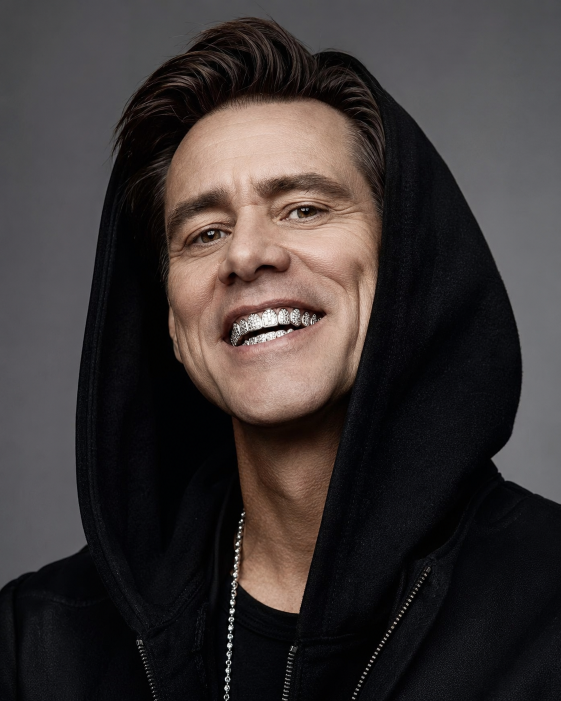
#> input picture python/inputs/4449d68b-e3a9-4799-805b-c3d3a8da2153.png, 1122 x 1402 px (shown at 1/2 size)
$ python -i main.py   (imports and definitions only)
#> lines starting #> are read from the running program, lines starting #| are printed output that depends on the picture
from audio_in import (mp3_to_fxp, mp3_to_numpy_spectrogram, mic_to_spectrogram,
                      TARGET_FS, SPEC_N_FFT, SPEC_HOP)


# [66 lines left out: functions visualize_video, visualize_image, not called in this run]


def _circular_image(path: str, size: int = 256):
    """Load an image, center-crop to square, and mask it to a circle (alpha
    zeroed outside the circle) so it drops cleanly into the polar hole."""
#> called with size = 256
    import numpy as np
    from PIL import Image

    img = Image.open(path).convert("RGBA")
    w, h = img.size
#> w = 1122; h = 1402
    side = min(w, h)
#> side = 1122
    left, top = (w - side) // 2, (h - side) // 2
#> left = 0; top = 140
    img = img.crop((left, top, left + side, top + side)).resize((size, size))
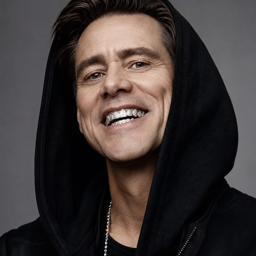
#> img: PIL image 256x256 RGBA; mean R, G, B, A 64.1, 56.2, 54.7, 255

    arr = np.array(img).astype(np.float64) / 255.0
    yy, xx = np.mgrid[0:size, 0:size]
    c = (size - 1) / 2
    r = np.sqrt((xx - c) ** 2 + (yy - c) ** 2)
    arr[..., 3] *= r <= size / 2
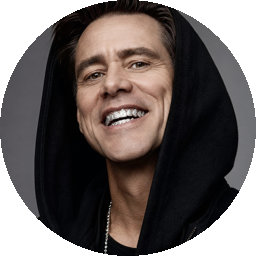
#> arr: shape (256, 256, 4) float64; mean R, G, B, A 0.251, 0.221, 0.215, 0.785; transparent parts drawn white
    return arr


CENTER_IMAGE_DEFAULT = "inputs/4449d68b-e3a9-4799-805b-c3d3a8da2153.png"


# [64 lines left out: function visualize_mic, not called in this run]


# [23 lines not run here, left out]

>>> result = _circular_image('inputs/4449d68b-e3a9-4799-805b-c3d3a8da2153.png')
